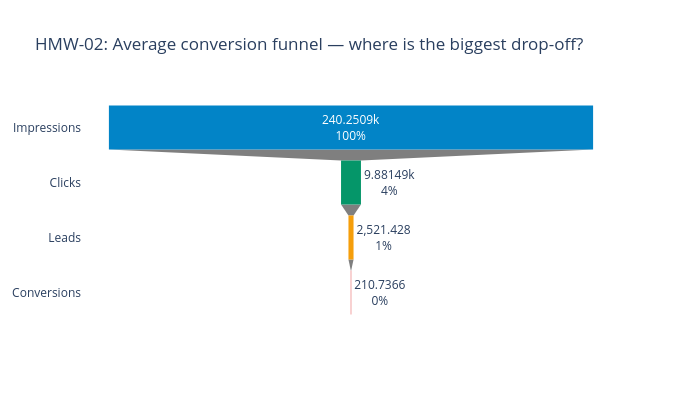

Source (notebook cell):
### Code cell
# ── HMW-02: Where in the funnel do we lose the most? ──────────────────────
funnel_means = df[['impressions', 'clicks', 'leads', 'conversions']].mean()
stages = ['Impressions', 'Clicks', 'Leads', 'Conversions']
values = funnel_means.values

fig = go.Figure(go.Funnel(
    y=stages, x=values,
    textinfo="value+percent initial",
    marker=dict(color=['#0284C7', '#059669', '#F59E0B', '#DC2626'])
))
fig.update_layout(title='HMW-02: Average conversion funnel — where is the biggest drop-off?',
                 height=400, width=700, template='plotly_white')
fig.show()

drop1 = (1 - funnel_means['clicks'] / funnel_means['impressions']) * 100
drop2 = (1 - funnel_means['leads'] / funnel_means['clicks']) * 100
drop3 = (1 - funnel_means['conversions'] / funnel_means['leads']) * 100
print(f"📌 ANSWER HMW-02: Biggest drop is Impressions→Clicks ({drop1:.0f}% lost), then Leads→Conversions ({drop3:.0f}% lost).")

### Figure 1 — Plotly figure (JSON) as saved in the notebook; plotly's stock layout.template omitted (floating-point values rounded to 4 significant figures)
{"data": [{"marker": {"color": ["#0284C7", "#059669", "#F59E0B", "#DC2626"]}, "textinfo": "value+percent initial", "type": "funnel", "x": [240300.0, 9881.0, 2521.0, 210.7], "y": ["Impressions", "Clicks", "Leads", "Conversions"]}], "layout": {"height": 400, "title": {"text": "HMW-02: Average conversion funnel — where is the biggest drop-off?"}, "width": 700}}
